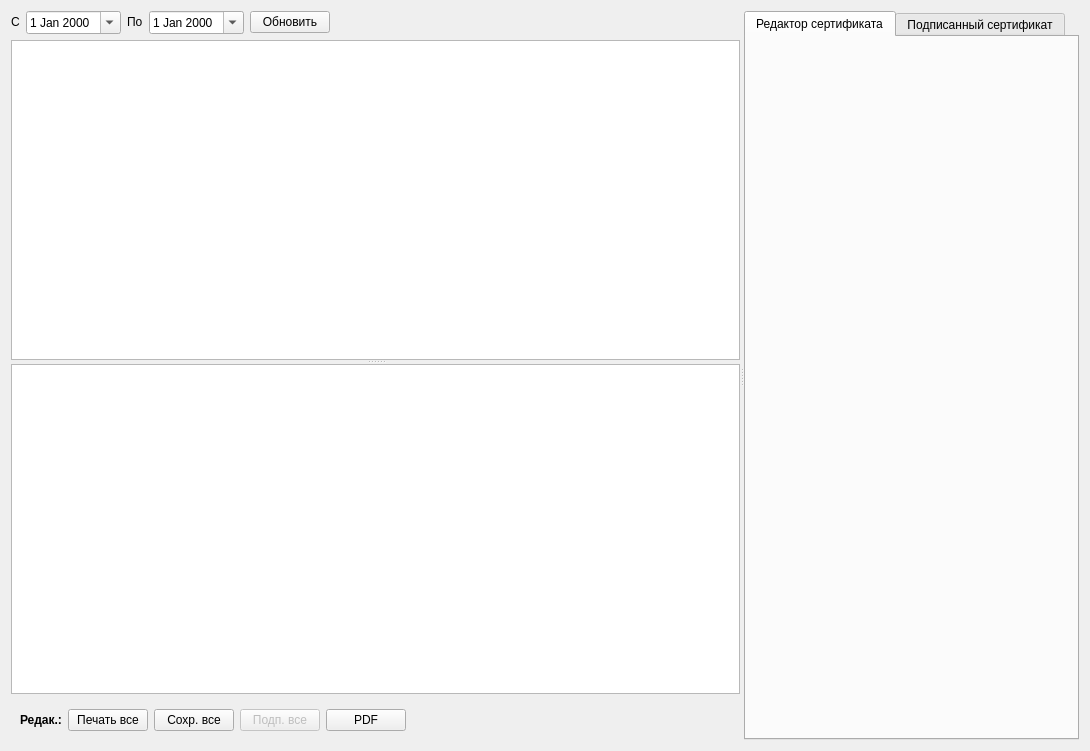
<?xml version="1.0" encoding="UTF-8"?>
<ui version="4.0">
 <class>FormShip</class>
 <widget class="QWidget" name="FormShip">
  <property name="geometry">
   <rect>
    <x>0</x>
    <y>0</y>
    <width>1090</width>
    <height>751</height>
   </rect>
  </property>
  <property name="windowTitle">
   <string>Form</string>
  </property>
  <layout class="QVBoxLayout" name="verticalLayout_4">
   <item>
    <widget class="QSplitter" name="splitterVert">
     <property name="orientation">
      <enum>Qt::Orientation::Horizontal</enum>
     </property>
     <widget class="QSplitter" name="splitter">
      <property name="orientation">
       <enum>Qt::Orientation::Vertical</enum>
      </property>
      <widget class="QWidget" name="layoutWidget">
       <layout class="QVBoxLayout" name="verticalLayout">
        <item>
         <layout class="QHBoxLayout" name="horizontalLayout">
          <item>
           <widget class="QLabel" name="label">
            <property name="sizePolicy">
             <sizepolicy hsizetype="Preferred" vsizetype="Maximum">
              <horstretch>0</horstretch>
              <verstretch>0</verstretch>
             </sizepolicy>
            </property>
            <property name="text">
             <string>C</string>
            </property>
           </widget>
          </item>
          <item>
           <widget class="QDateEdit" name="dateEditBeg">
            <property name="calendarPopup">
             <bool>true</bool>
            </property>
           </widget>
          </item>
          <item>
           <widget class="QLabel" name="label_2">
            <property name="sizePolicy">
             <sizepolicy hsizetype="Preferred" vsizetype="Maximum">
              <horstretch>0</horstretch>
              <verstretch>0</verstretch>
             </sizepolicy>
            </property>
            <property name="text">
             <string>По</string>
            </property>
           </widget>
          </item>
          <item>
           <widget class="QDateEdit" name="dateEditEnd">
            <property name="calendarPopup">
             <bool>true</bool>
            </property>
           </widget>
          </item>
          <item>
           <widget class="QPushButton" name="cmdUpd">
            <property name="text">
             <string>Обновить</string>
            </property>
           </widget>
          </item>
          <item>
           <spacer name="horizontalSpacer_3">
            <property name="orientation">
             <enum>Qt::Orientation::Horizontal</enum>
            </property>
            <property name="sizeHint" stdset="0">
             <size>
              <width>0</width>
              <height>0</height>
             </size>
            </property>
           </spacer>
          </item>
         </layout>
        </item>
        <item>
         <widget class="RestTableView" name="tableViewShip">
          <property name="selectionMode">
           <enum>QAbstractItemView::SelectionMode::SingleSelection</enum>
          </property>
          <property name="selectionBehavior">
           <enum>QAbstractItemView::SelectionBehavior::SelectRows</enum>
          </property>
          <attribute name="verticalHeaderVisible">
           <bool>false</bool>
          </attribute>
         </widget>
        </item>
       </layout>
      </widget>
      <widget class="QWidget" name="layoutWidget">
       <layout class="QVBoxLayout" name="verticalLayout_2">
        <item>
         <widget class="RestTableView" name="tableViewShipData">
          <property name="sizePolicy">
           <sizepolicy hsizetype="Expanding" vsizetype="Expanding">
            <horstretch>0</horstretch>
            <verstretch>0</verstretch>
           </sizepolicy>
          </property>
          <property name="selectionMode">
           <enum>QAbstractItemView::SelectionMode::SingleSelection</enum>
          </property>
          <property name="selectionBehavior">
           <enum>QAbstractItemView::SelectionBehavior::SelectRows</enum>
          </property>
         </widget>
        </item>
        <item>
         <widget class="QStackedWidget" name="stackedWidget">
          <property name="sizePolicy">
           <sizepolicy hsizetype="Preferred" vsizetype="Maximum">
            <horstretch>0</horstretch>
            <verstretch>0</verstretch>
           </sizepolicy>
          </property>
          <property name="frameShape">
           <enum>QFrame::Shape::NoFrame</enum>
          </property>
          <property name="currentIndex">
           <number>0</number>
          </property>
          <widget class="QWidget" name="page_1">
           <layout class="QVBoxLayout" name="verticalLayout_5">
            <item>
             <layout class="QHBoxLayout" name="horizontalLayout_2">
              <item>
               <widget class="QLabel" name="label_3">
                <property name="font">
                 <font>
                  <bold>true</bold>
                 </font>
                </property>
                <property name="text">
                 <string>Редак.:</string>
                </property>
                <property name="wordWrap">
                 <bool>false</bool>
                </property>
               </widget>
              </item>
              <item>
               <widget class="QPushButton" name="cmdPrintAll">
                <property name="text">
                 <string>Печать все</string>
                </property>
               </widget>
              </item>
              <item>
               <widget class="QPushButton" name="cmdSaveAll">
                <property name="text">
                 <string>Сохр. все</string>
                </property>
               </widget>
              </item>
              <item>
               <widget class="QPushButton" name="cmdDsAll">
                <property name="enabled">
                 <bool>false</bool>
                </property>
                <property name="text">
                 <string>Подп. все</string>
                </property>
               </widget>
              </item>
              <item>
               <widget class="QPushButton" name="pushButtonPdf">
                <property name="text">
                 <string>PDF</string>
                </property>
               </widget>
              </item>
              <item>
               <spacer name="horizontalSpacer">
                <property name="orientation">
                 <enum>Qt::Orientation::Horizontal</enum>
                </property>
                <property name="sizeHint" stdset="0">
                 <size>
                  <width>40</width>
                  <height>20</height>
                 </size>
                </property>
               </spacer>
              </item>
             </layout>
            </item>
           </layout>
          </widget>
          <widget class="QWidget" name="page_2">
           <layout class="QVBoxLayout" name="verticalLayout_6">
            <item>
             <layout class="QHBoxLayout" name="horizontalLayout_4">
              <item>
               <widget class="QLabel" name="label_4">
                <property name="font">
                 <font>
                  <bold>true</bold>
                 </font>
                </property>
                <property name="text">
                 <string>Подписанные сертификаты:</string>
                </property>
               </widget>
              </item>
              <item>
               <widget class="QPushButton" name="pushButtonPrintDsAll">
                <property name="text">
                 <string>Печать все</string>
                </property>
               </widget>
              </item>
              <item>
               <widget class="QPushButton" name="pushButtonSaveDsAll">
                <property name="text">
                 <string>Сохр. все</string>
                </property>
               </widget>
              </item>
              <item>
               <spacer name="horizontalSpacer_2">
                <property name="orientation">
                 <enum>Qt::Orientation::Horizontal</enum>
                </property>
                <property name="sizeHint" stdset="0">
                 <size>
                  <width>40</width>
                  <height>20</height>
                 </size>
                </property>
               </spacer>
              </item>
             </layout>
            </item>
           </layout>
          </widget>
         </widget>
        </item>
       </layout>
      </widget>
     </widget>
     <widget class="QTabWidget" name="tabWidget">
      <property name="currentIndex">
       <number>0</number>
      </property>
      <widget class="QWidget" name="tab_1">
       <attribute name="title">
        <string>Редактор сертификата</string>
       </attribute>
       <layout class="QHBoxLayout" name="horizontalLayout_3"/>
      </widget>
      <widget class="QWidget" name="tab_2">
       <attribute name="title">
        <string>Подписанный сертификат</string>
       </attribute>
       <layout class="QVBoxLayout" name="verticalLayout_3"/>
      </widget>
     </widget>
    </widget>
   </item>
  </layout>
 </widget>
 <customwidgets>
  <customwidget>
   <class>RestTableView</class>
   <extends>QTableView</extends>
   <header>rest/resttableview.h</header>
  </customwidget>
 </customwidgets>
 <resources/>
 <connections/>
</ui>
